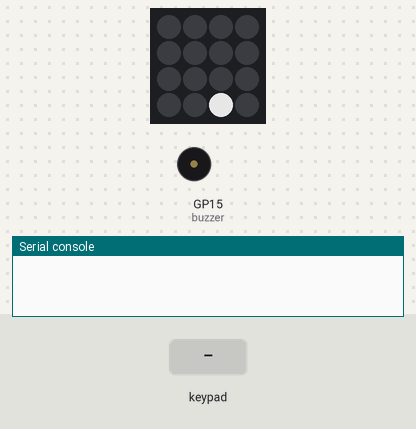
This program was run on a simulated Raspberry Pi Pico running MicroPython. Parts: 4×4 RGB LED matrix, buzzer (waves = sounding), the last lines printed to the serial console. The test bench sets the inputs (shaded band). Dim RGB values are drawn brighter than linear; random numbers come from a fixed seed; the clock reads 2024-03-15 10:24:30 at power-on unless the program sets it.

Above: at 5.0 s.
5.1 s: key 'F' pressed
At 5.36 s:
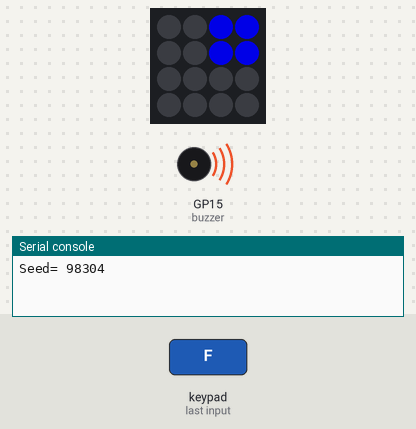
At 9.1 s:
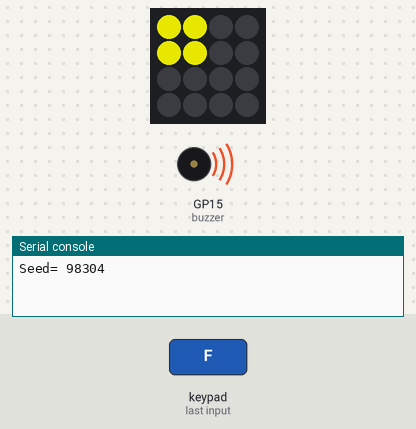
Timing chart, 0 to 11.0 s (numbered marks = the images above; inputs shaded):
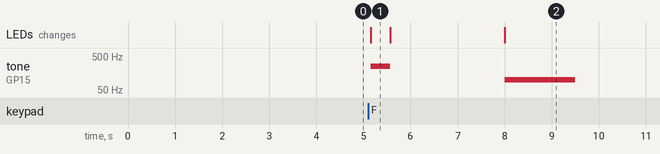

Measured:
- after the input at 5.1 s, tone on GP15 (buzzer): silent → 252 Hz after 0.05 s, → silent 0.42 s later, → 100 Hz 2.4 s later, → silent 1.5 s later; the LEDs: change after 0.05 s (image 1)
- what the display in image 1 shows lasts 0.4 s, from 5.2 s to 5.6 s

The program:

simon-says.py
```python
# (licence header left out)
import time
import random
import picokeypad
import machine
from machine import Pin, PWM, ADC

#Some constants
FAILURE_TONE        = 100
SEQUENCE_DELAY      = 0.8
GUESS_TIMEOUT       = 3.0
DEBOUNCE            = 0.250
#Define difficulty levels:
SEQUENCE_LENGTH = {
  1 : 8,
  2 : 14,
  3 : 20,
  4 : 31
}
SIMON_BUTTONS = {
  1 : { 'pads':(0,1,4,5), 'pixels':(0,1,4,5), 'R':0xFF, 'G':0xFF, 'B':0x00, 'freq':415 },
  2 : { 'pads':(2,3,6,7), 'pixels':(2,3,6,7), 'R':0x00, 'G':0x00, 'B':0xFF, 'freq':252 },
  3 : { 'pads':(8,9,12,13), 'pixels':(8,9,12,13), 'R':0xFF, 'G':0x00, 'B':0x00, 'freq':209 },
  4 : { 'pads':(10,11,14,15), 'pixels':(10,11,14,15), 'R':0x00, 'G':0xFF, 'B':0x00, 'freq':310 },
}

#Pad 1: Yellow
#Pad 2: Blue
#Pad 3: Red
#Pad 4: Green

#Wire a buzzer to GPIO15 for sound!
buzzer = PWM(Pin(15))

keypad = picokeypad.PicoKeypad()
keypad.set_brightness(0.7)

NUM_PADS = keypad.get_num_pads()

#Play a tone at full volume (duty cycle)
def play_tone(frequency, duration):
    buzzer.duty_u16(1000)
    buzzer.freq(frequency)
    time.sleep(duration)
    buzzer.duty_u16(0)


def choose_skill_level():
    # Default
    skill_level = 1
    # Loop until button 15 is pressed

    while not keypad.get_button_states() == 32768:
        # Button 14 increases skill level setting
        if keypad.get_button_states() == 16384:
            skill_level += 1
            skill_level = skill_level if skill_level < 5 else 1
            # Indicate current skill level
            keypad.clear() #Blank the LEDs
            for p in range(skill_level):
                keypad.illuminate(p, 0x00, 0x20, 0x00)
            time.sleep(DEBOUNCE)
            #Illuminate start game button (15)
            keypad.illuminate(15, 0xFF, 0xFF, 0xFF)
            keypad.update()
    return skill_level

def new_game(skill_level):
    # Seed the random function with noise from ADC pins

    a1 = ADC(Pin(26))
    a2 = ADC(Pin(27))
    a3 = ADC(Pin(28))

    seed  = a1.read_u16()
    seed += a2.read_u16()
    seed += a3.read_u16()

    random.seed(seed)

    print("Seed=",seed)

    # Populate the game sequence
    return [random.randint(1,4) for i in range(SEQUENCE_LENGTH[skill_level])]

def indicate_button(button, duration):
    # Turn them all off
    keypad.clear()
    # Turn on the ones for the given button
    for p in button['pixels']:
        keypad.illuminate(p, button['R'], button['G'], button['B'] )
    keypad.update()

    # Play button tone
    if button['freq'] == None:
        time.sleep(duration)
    else:
        play_tone(button['freq'], duration)
    # Turn them all off again
    keypad.clear()
    keypad.update()

def show_sequence(sequence, step):
    # Set tone playback duration based on current location
    if step <= 5:
        duration = 0.420
    elif step <= 13:
        duration = 0.320
    else:
        duration = 0.220

    # Play back sequence up to current step
    for b in range(step):
        time.sleep(0.05)
        indicate_button(SIMON_BUTTONS[sequence[b]], duration)


def get_button_press():

    current_buttons = keypad.get_button_states()
    # Loop over all four buttons and return which button is pressed
    for button in SIMON_BUTTONS.values():
        # Loop over each pad
        for pad in button['pads']:
            if current_buttons == (1 << pad):
                indicate_button(button, DEBOUNCE)
                return button
    return None

def game_lost(step):
    # Show button that should have been pressed
    keypad.clear()
    for p in SIMON_BUTTONS[sequence[step]]['pixels']:
        keypad.illuminate(p, SIMON_BUTTONS[sequence[step]]['R'], SIMON_BUTTONS[sequence[step]]['G'], SIMON_BUTTONS[sequence[step]]['B'] )
    keypad.update()
    # Play sad sound :(
    play_tone(FAILURE_TONE, 1.5)

    # And just sit here until reset
    while True:
        pass

def game_won():
    # Play 'razz' special victory signal
    for i in range(3):
        indicate_button(SIMON_BUTTONS[4], 0.1)
        indicate_button(SIMON_BUTTONS[2], 0.1)
        indicate_button(SIMON_BUTTONS[3], 0.1)
        indicate_button(SIMON_BUTTONS[1], 0.1)
    indicate_button(SIMON_BUTTONS[4], 0.1)
    indicate_button(SIMON_BUTTONS[2], 0.1)

    # Change tones to failure tone
    for button in SIMON_BUTTONS.values():
        button['freq'] = FAILURE_TONE

    # Continue for another 0.8 seconds
    for i in range(2):
        indicate_button(SIMON_BUTTONS[3], 0.1)
        indicate_button(SIMON_BUTTONS[1], 0.1)
        indicate_button(SIMON_BUTTONS[4], 0.1)
        indicate_button(SIMON_BUTTONS[2], 0.1)

    # Change tones to silence
    for button in SIMON_BUTTONS.values():
        button['freq'] = None

    # Loop lights forever
    while True:
        indicate_button(SIMON_BUTTONS[3], 0.1)
        indicate_button(SIMON_BUTTONS[1], 0.1)
        indicate_button(SIMON_BUTTONS[4], 0.1)
        indicate_button(SIMON_BUTTONS[2], 0.1)

# Initialize & setup global variables
keypad.clear()
#Illuminate Skill level button (14) ready to take input
keypad.illuminate(14, 0xFF, 0xFF, 0xFF)
keypad.update()

#Global variables
skill_level = choose_skill_level()
sequence = new_game(skill_level)
current_step = 1

#Loop forever
while True:
    # Show sequence up to current step
    show_sequence(sequence, current_step)

    # Read player button presses
    for step in range(current_step):
        start_guess_time = time.time()
        guess = None
        while (time.time() - start_guess_time < GUESS_TIMEOUT) and (guess == None):
            guess = get_button_press()
        if not guess == SIMON_BUTTONS[sequence[step]]:
            game_lost(sequence[step])


    # Advance the game forward
    current_step += 1
    if current_step > len(sequence):
        game_won()

    # Small delay before continuing
    time.sleep(SEQUENCE_DELAY)
```
